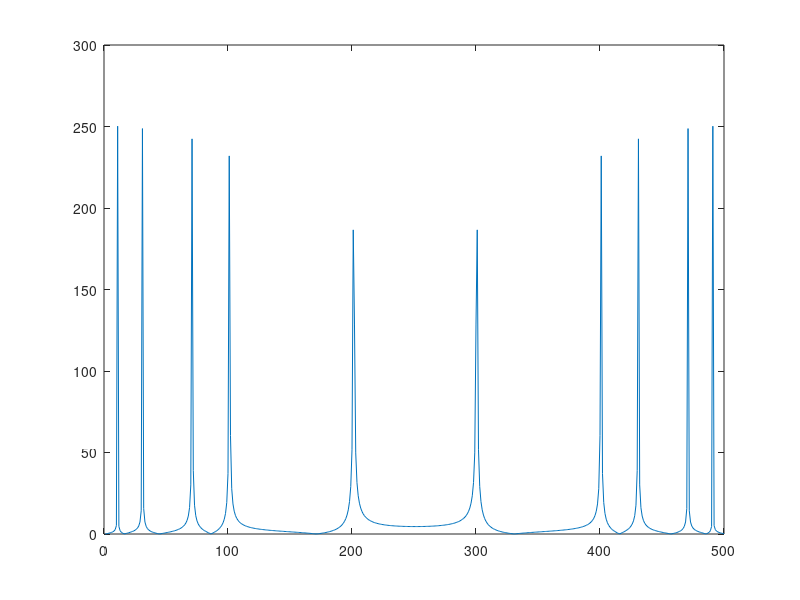
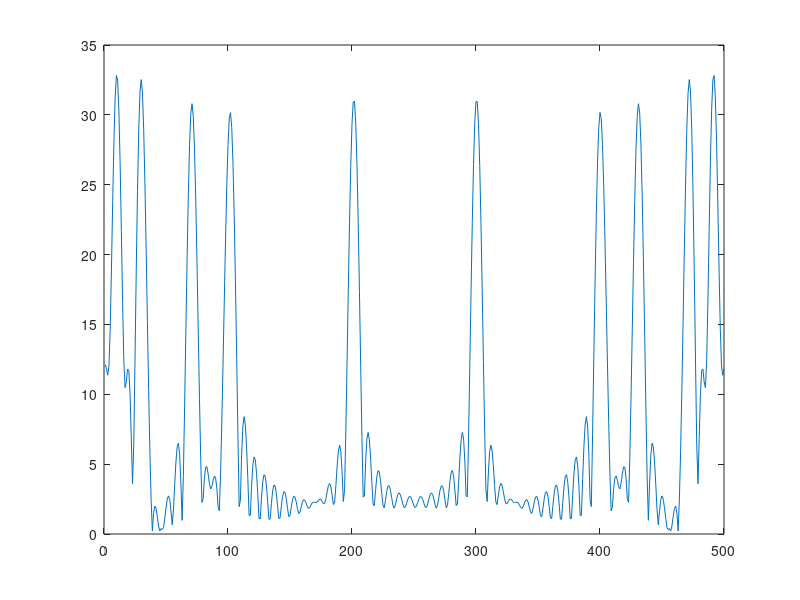
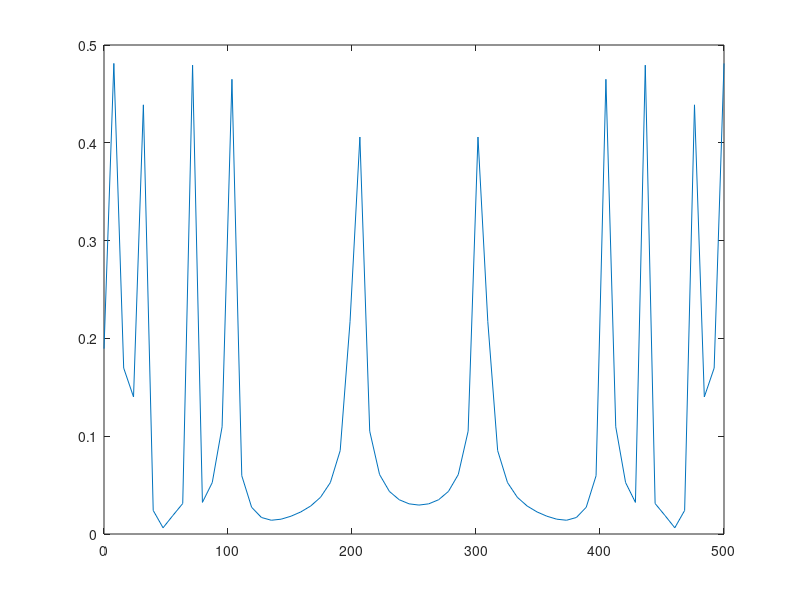

MATLAB code for these plots, in order:
Fs=500;
T=1/Fs;
L=500;


t=linspace(0,2*pi,500);
signal=sin(30*t)+sin(70*t)+sin(100*t)+sin(200*t)+sin(10*t);
signal2=signal(1:64);

Y=fft(signal,500);
figure
plot(abs(Y))
Y2=fft(signal2,500);
figure
plot(abs(Y2))

temp=[0.189514,0.481174,0.16969,0.140174,0.438823,0.0240877,0.00634368,0.0189451,0.0311787,0.479401,0.0323128,0.0525923,0.109624,0.464936,0.0595717,0.0273351,0.0168812,0.0140665,0.0151554,0.0181987,0.0225808,0.0286126,0.0375237,0.0526122,0.0852952,0.217102,0.405919,0.105128,0.0608161,0.0435381,0.0350276,0.0308494,0.0295743,0.0308491,0.0350278,0.0435383,0.0608156,0.105128,0.405919,0.217102,0.0852952,0.0526128,0.0375236,0.0286126,0.0225806,0.0181993,0.0151555,0.0140665,0.0168812,0.0273352,0.0595717,0.464936,0.109624,0.0525922,0.0323127,0.479401,0.0311786,0.0189449,0.0063441,0.0240876,0.438823,0.140174,0.16969,0.481174];
figure
plot(linspace(0,500,64),temp);